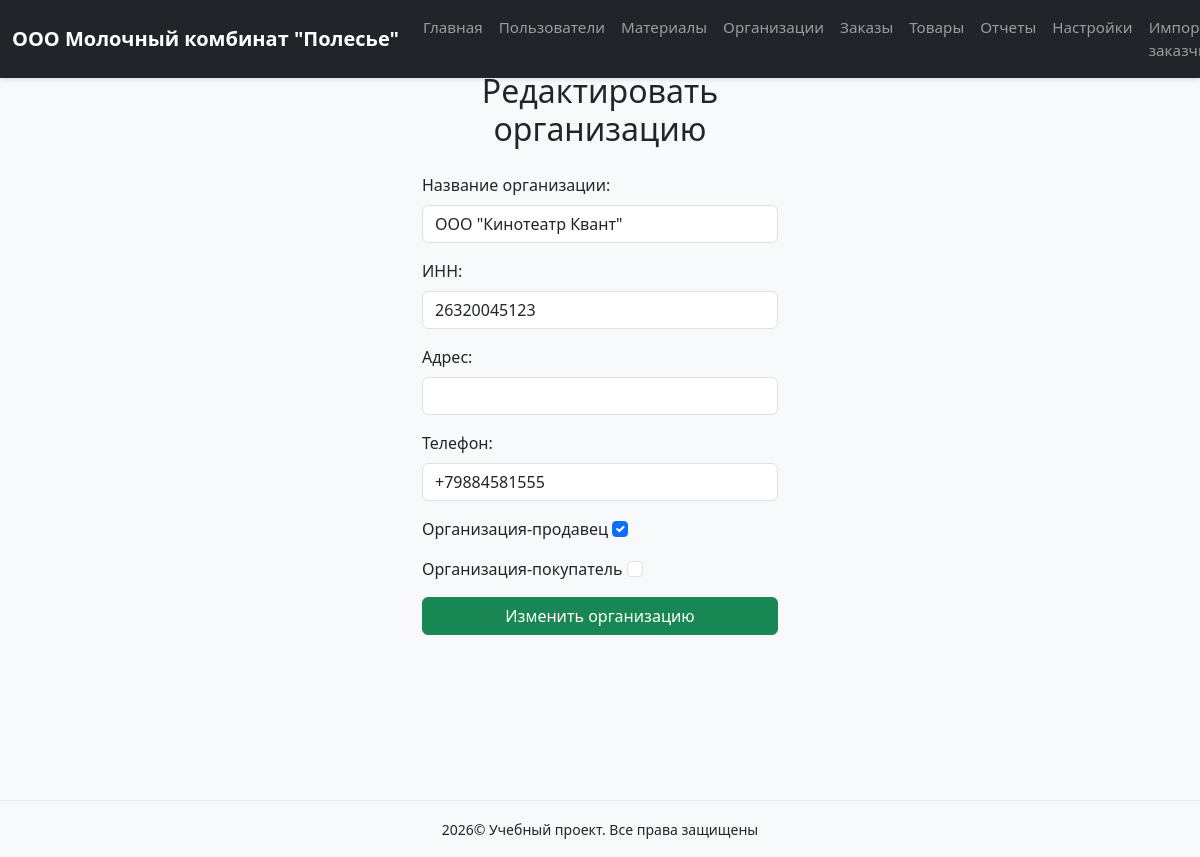
/edit-organization/1 (signed in), run on the app's committed database.
### models.py (models this page shows, shortened)
class Organization(db.Model):
    __tablename__ = 'organizations'
    id = db.Column(db.Integer, primary_key=True)
    name = db.Column(db.String(100), nullable=False)
    inn = db.Column(db.String(12), unique=True, nullable=False)
    address = db.Column(db.String(200), nullable=False)
    phone = db.Column(db.String(20), nullable=False)
    salesman = db.Column(db.Boolean, default=False)
    buyer = db.Column(db.Boolean, default=False)
    created_at = db.Column(db.DateTime, default=datetime.utcnow)
    updated_at = db.Column(db.DateTime, onupdate=datetime.utcnow)

### routes.py (the view, shortened to what this page needs)
@main_bp.route('/edit-organization/<int:id>', methods=['GET', 'POST'])
@login_required
def edit_organization(id):
    org = Organization.query.get_or_404(id)
    form = EditOrganizationForm(obj=org)
    return render_template('edit_organization.html', form=form, org=org)

### forms.py
class EditOrganizationForm(FlaskForm):
    name = StringField('Название организации:', validators=[InputRequired(), Length(max=100)])
    inn = StringField('ИНН:', validators=[InputRequired(), Length(max=12)])
    address = StringField('Адрес:', validators=[InputRequired(), Length(max=200)])
    phone = StringField('Телефон:', validators=[InputRequired(), Length(max=20)])
    salesman = BooleanField('Организация-продавец')
    buyer = BooleanField('Организация-покупатель')
    submit = SubmitField('Изменить организацию')

### app.py (called while the page is built)
def create_app():
    app = Flask(__name__)
    app.config.from_object('config.DevelopmentConfig')
    app.jinja_env.globals.update(enumerate=enumerate)
    db.init_app(app)
    login_manager.init_app(app)
    login_manager.login_view = 'main.login'
    with app.app_context():
        from models import User
        @login_manager.user_loader
        def load_user(user_id):
            return db.session.get(User, int(user_id))
        from routes import main_bp
        app.register_blueprint(main_bp)
        @app.errorhandler(404)
        def not_found_error(error):
            return render_template('errors/404.html'), 404
        @app.errorhandler(500)
        def internal_error(error):
            db.session.rollback()
            return render_template('errors/500.html'), 500
        db.create_all()
        create_admin_user()
    return app

### templates/edit_organization.html (shortened to what this page needs)
{% extends "base.html" %}
{% block content %}
<div class="row justify-content-center">
    <div class="col-md-6 col-lg-4">
        <h2 class="text-center mb-4">Редактировать организацию</h2>
        <form action="" method="post">
            <div class="mb-3">
                {{ form.name.label(class="form-label") }}
                {{ form.name(class="form-control") }}
            </div>
            <div class="mb-3">
                {{ form.inn.label(class="form-label") }}
                {{ form.inn(class="form-control") }}
            </div>
            <div class="mb-3">
                {{ form.address.label(class="form-label") }}
                {{ form.address(class="form-control") }}
            </div>
            <div class="mb-3">
                {{ form.phone.label(class="form-label") }}
                {{ form.phone(class="form-control") }}
            </div>
            <div class="mb-3">
                {{ form.salesman.label(class="form-check-label") }}
                {{ form.salesman(class="form-check-input") }}
            </div>
            <div class="mb-3">
                {{ form.buyer.label(class="form-check-label") }}
                {{ form.buyer(class="form-check-input") }}
            </div>
            <div class="d-grid gap-2">
                {{ form.submit(class="btn btn-primary") }}
            </div>
        </form>
    </div>
</div>
{% endblock %}

### static/css/style.css (style rules this page uses)
html, body { height: 100%; font-family: 'Segoe UI', Tahoma, Geneva, Verdana, sans-serif; background-color: #f8f9fa; margin: 0; padding: 0; }
.btn-primary { background-color: #198754; border-color: #198754; }

### data on the page
Organization: name "ООО \"Кинотеатр Квант\"", inn "26320045123", phone "+79884581555", salesman "☑"
